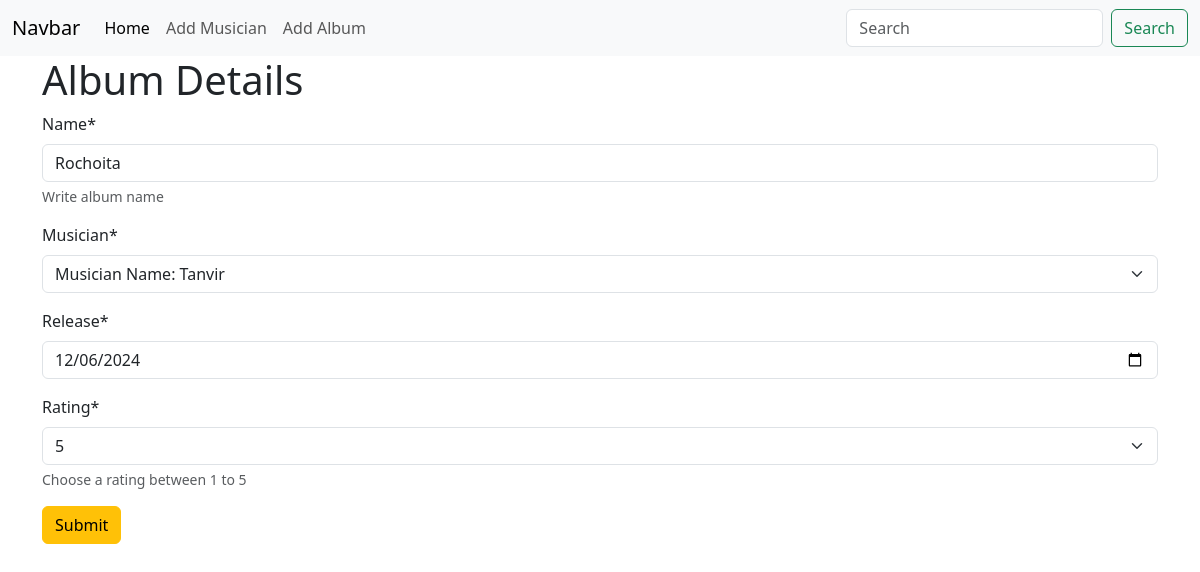
The page /album/edit/1 on the database its author committed.
### album/models.py (models this page shows, shortened)
class Album(models.Model):
    name=models.CharField(max_length=50)
    musician=models.ForeignKey(Musician,on_delete=models.CASCADE)
    release=models.DateField(default=date.today)
    levels=(
        ('1','1'),
        ('2','2'),
        ('3','3'),
        ('4','4'),
        ('5','5'),
    )
    rating=models.CharField(max_length=10,choices=levels)

### album/views.py (the view)
# urls.py: path('edit/<int:id>',views.edit,name='edit_album'),
def edit(request,id):
    data= Album.objects.get(pk=id)
    albumform=forms.AlbumForm(instance=data)
    if request.method =="POST":
        albumform=forms.AlbumForm(request.POST,instance=data)
        if albumform.is_valid():
            albumform.save(commit=True)
            return redirect('homepage')
    return render(request,'add_album.html',{'form':albumform})

### album/forms.py
class AlbumForm(forms.ModelForm):
    class Meta:
        model=Album
        fields='__all__'
        widgets = {
            'release': forms.DateInput(attrs={'type':'date'}),
        }
        help_texts ={
            'name': "Write album name",
            'rating':'Choose a rating between 1 to 5'
        }

### musician/models.py (called while the page is built)
    def __str__(self) -> str:
        return f"Musician Name: {self.f_name}"

### album/templates/add_album.html (shortened to what this page needs)
{%extends 'base.html'%}
{% load crispy_forms_tags  %}
{% block content%}
   <form method="post" class="container">
    <h1>Album Details</h1>
    {{form | crispy}}
    <button type="submit" class="btn btn-warning">Submit</button>
   </form>
{%endblock%}

### rows shown on the page
Album: name "Rochoita", musician "Musician Name: Tanvir", release "12/06/2024", rating "5"
